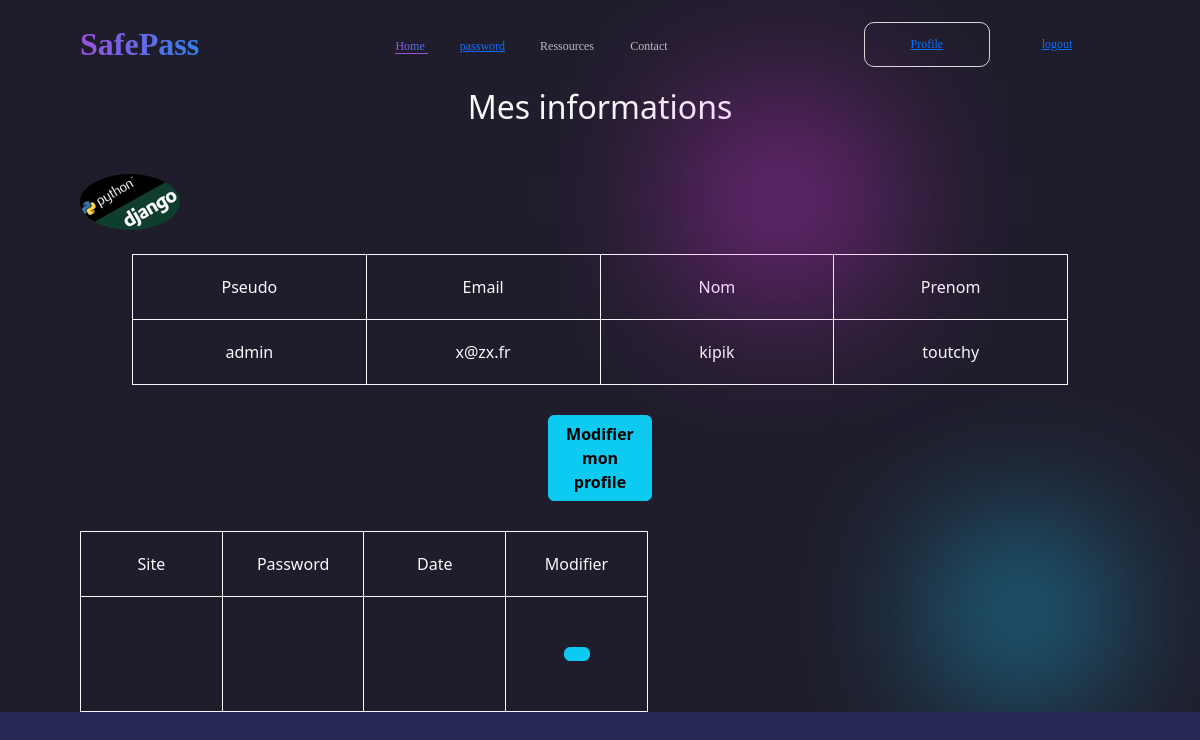
/accounts/myprofile/ (signed in), run on an earlier commit of the app's database.
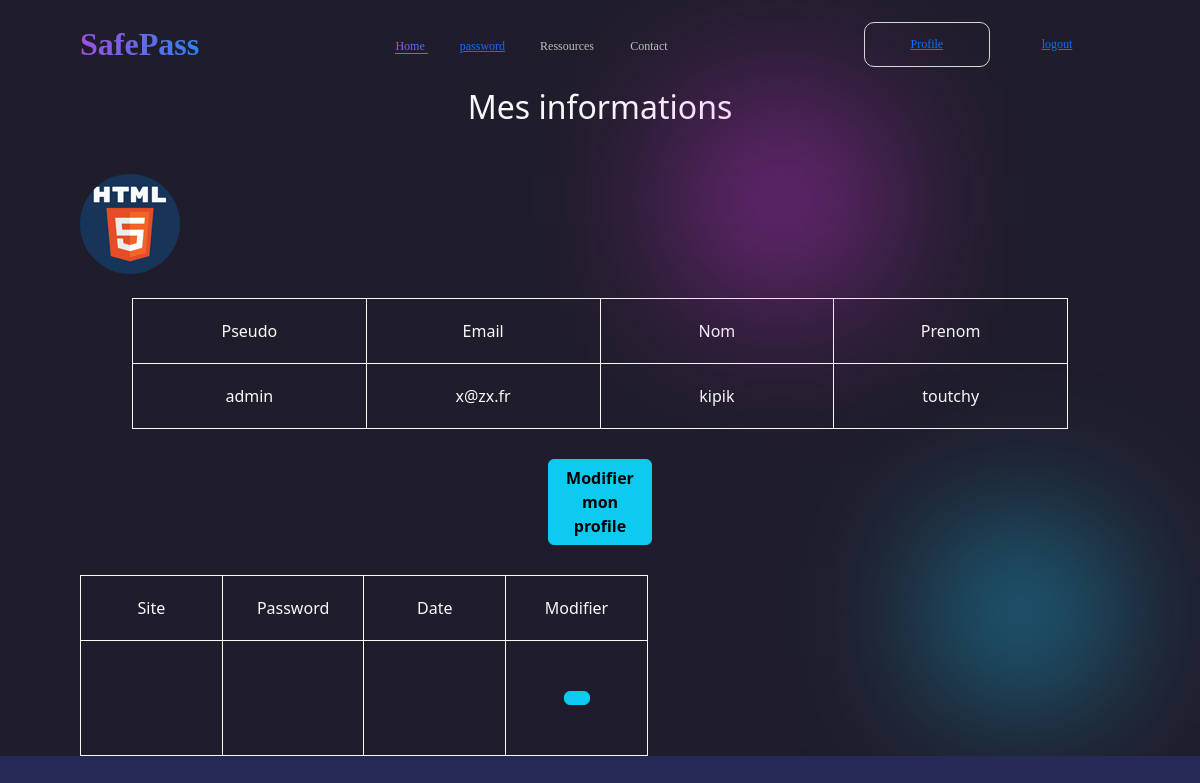
And on a later commit of the database.
### user/models.py (models this page shows, shortened)
class Profile(models.Model):
    user = models.OneToOneField(User, on_delete=models.CASCADE)
    password_list = models.ForeignKey(GenPass, on_delete=models.CASCADE, null=True, blank=True)
    avatar = models.ImageField(default='default.jpg', upload_to='profile_images',)
    bio = models.TextField()

### user/views.py (the view)
# urls.py: path('myprofile/', view_profile, name='view_profile'),
@login_required
def view_profile(request):
    user = Profile.objects.get(user=request.user)
    context = {
        'users': user
    }
    return render(request, 'accounts/view-profile.html', context)

### templates/accounts/view-profile.html (shortened to what this page needs)
{% extends "base.html" %}
{% load static %}
{% block content %}
    <div class="content-section text-light">
        <h2 class="text-center mb-5">Mes informations</h2>
            <div class="media">
                <img class="rounded-circle account-img mb-4" src="{{ users.avatar.url }}" alt="{{ users.avatar.name }}">
                <div class="profile-tr">
                    <div class="media-body">
                        <table>
                            <tr>
                                <td>Pseudo</td>
                                <td>Email</td>
                                <td>Nom</td>
                                <td>Prenom</td>
                            </tr>
                            <tr  class="font-italic">
                                <td>{{ users.user.username }}</td>
                                <td>{{ users.user.email }}</td>
                                <td>{{ users.user.first_name }}</td>
                                <td>{{ users.user.last_name }}</td>
                            </tr>
                        </table>
                    </div>
                </div>
                <a class="btn btn-info" href="{% url 'users-profile' %}">
                    <strong>Modifier mon profile</strong>
                </a>
            </div>
    <table>
        <tr>
            <td>Site</td>
            <td>Password</td>
            <td>Date</td>
            <td>Modifier</td>
        </tr>
        <tr  class="font-italic">
            <td>{{ users.password_list.site }}</td>
            <td>{{ users.password_list.passwords }}</td>
            <td>{{ users.password_list.date }}</td>
            <td>
                <a class="btn btn-info" href="{% url 'users-profile' %}">
                </a>
            </td>
        </tr>
    </table>
    </div>
{% endblock content %}

### templates/base.html (shortened to what this page needs)
{% load static %}
<!DOCTYPE html>
<html lang="fr">
<head>
    <link rel="stylesheet" href="https://cdnjs.cloudflare.com/ajax/libs/font-awesome/5.15.3/css/all.min.css">
    <link href="https://cdn.jsdelivr.net/npm/bootstrap@5.2.0/dist/css/bootstrap.min.css" rel="stylesheet"
>
    <link rel="stylesheet" href="{% static 'build/css/style.css' %}">
</head>
<body>
<div class="landingpage">
  <div class="navbar">
    <a href="{% url 'index' %}" class="navlogo">SafePass</a>
    <div class="navlinkwrap">
      <span class="navlink selectedlink">
          <a href="/">Home</a>
      </span>
      <span class="navlink">
            <a href="{% url 'password-home' %}">password</a>
      </span>
      <span class="navlink">Ressources</span>
      <span class="navlink">Contact</span>
    </div>
    <div class="buttonwrap">
        {% if user.is_authenticated %}
            <button class="createbtn selectedbtn">
                <a href="{% url 'view_profile' %}">
                    Profile
                </a>
            </button>
            <button class="createbtn">
                <a href="{% url 'users-logout' %}">
                    logout
                </a>
            </button>
        {% endif %}
    </div>
  </div>
{% block content %}
{% endblock %}
</div>
</body>
</html>

### user/static/build/css/style.css (style rules this page uses)
body { margin: 0; background-color: #252954; }
.landingpage { margin: 0 auto; padding: 0 80px; position: relative; max-width: 1100px; overflow-y: auto; overflow-x: hidden; background-color: #1F1D2B; }
.landingpage::before { content: ""; position: absolute; width: 123px; height: 123px; left: 60%; top: 138px; filter: blur(90px); background-color: #FB37FF; }
.landingpage::after { content: ""; position: absolute; width: 123px; height: 123px; left: 80%; top: 550px; background-color: #18B2DE; filter: blur(80px); }
.landingpage .navbar { display: flex; align-items: center; justify-content: space-between; padding: 20px 0; width: 100%; }
.navbar .createbtn { cursor: pointer; background-color: transparent; border: none; width: 126px; height: 45px; color: #BCBCBC; font-family: "Poppins"; font-style: normal; font-weight: 500; font-size: 12px; }
.navbar .createbtn.selectedbtn { border: 1px solid #D7D7D7; border-radius: 10px; }
.navbar .navlogo { height: 100%; background: linear-gradient(93.51deg, #9B51E0 2.84%, #3081ED 99.18%); -webkit-background-clip: text; -webkit-text-fill-color: transparent; font-family: "Poppins"; font-style: normal; font-weight: 700; font-size: 32px; }
.navbar .navlink { font-family: "Poppins"; font-style: normal; font-weight: 500; font-size: 12px; color: #BCBCBC; }
.navbar .navlink.selectedlink { background: linear-gradient(93.51deg, #9B51E0 2.84%, #3081ED 99.18%); -webkit-background-clip: text; -webkit-text-fill-color: transparent; border-bottom: 1.5px solid #9B51E0; }
.navbar .navlink:not(:last-child) { margin-right: 32px; }
@media screen and (max-width: 1500px) { .landingpage { max-width: 1200px; } }

### templates/accounts/view-profile.html (style rules this page uses)
td { width: 20%; text-align: center; border: solid 1px; padding: 20px; }
.media-body { display: flex; justify-content: center; width: 100%; }
.media-body > table:nth-child(1) { width: 90%; }
.btn { display: flex; width: 10%; justify-content: center; margin: 30px auto; }

What changed in the data, as far as the page shows it:
changed Profile "admin": avatar: a different picture
